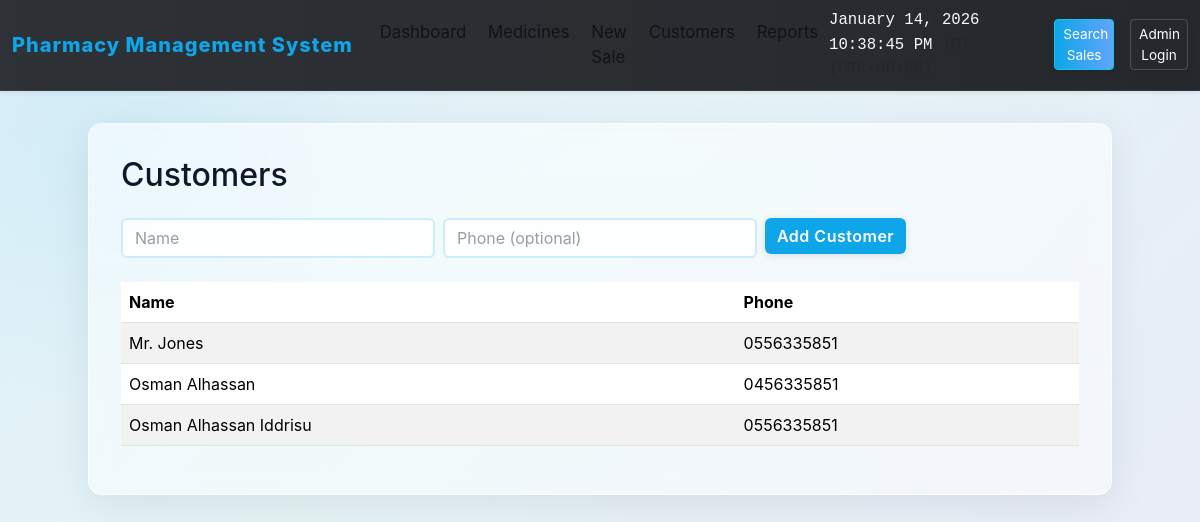
Page /customers on the committed database.
### models.py (models this page shows)
class Customer(db.Model):
    id = db.Column(db.Integer, primary_key=True)
    name = db.Column(db.String(120), nullable=False)
    phone = db.Column(db.String(30))

### app.py (the view, shortened to what this page needs)
    @app.route('/customers', methods=['GET', 'POST'])
    def customers():
        customers = Customer.query.order_by(Customer.name).all()
        return render_template('customers.html', customers=customers)

### templates/customers.html (shortened to what this page needs)
{% extends 'base.html' %}
{% block content %}
  <div class="d-flex justify-content-between align-items-center mb-3">
    <h2>Customers</h2>
  </div>
  <form method="post" class="mb-4">
    <div class="row g-2">
      <div class="col-md-4">
        <input class="form-control" name="name" placeholder="Name" required>
      </div>
      <div class="col-md-4">
        <input class="form-control" name="phone" placeholder="Phone (optional)">
      </div>
      <div class="col-md-4">
        <button class="btn btn-primary">Add Customer</button>
      </div>
    </div>
  </form>
  <table class="table table-striped">
    <thead><tr><th>Name</th><th>Phone</th></tr></thead>
    <tbody>
      {% for c in customers %}
        <tr><td>{{c.name}}</td><td>{{c.phone or '—'}}</td></tr>
      {% endfor %}
    </tbody>
  </table>
{% endblock %}

### static/animations.css (style rules this page uses)
.btn { position: relative; overflow: hidden; transition: all 0.2s cubic-bezier(0.34, 1.56, 0.64, 1); box-shadow: 0 2px 8px rgba(0, 0, 0, 0.1); }
.btn::before { content: ''; position: absolute; top: 50%; left: 50%; width: 0; height: 0; border-radius: 50%; background: rgba(255, 255, 255, 0.5); transform: translate(-50%, -50%); pointer-events: none; }
.btn-primary { background: linear-gradient(135deg, #0ea5e9 0%, #0284c7 100%); border: none; font-weight: 600; letter-spacing: 0.5px; }
table tbody tr { animation: fadeInUp 0.5s ease-out backwards; }
table tbody tr:nth-child(1) { animation-delay: 0.05s; }
table tbody tr:nth-child(2) { animation-delay: 0.1s; }
table tbody tr:nth-child(3) { animation-delay: 0.15s; }
.form-control, .form-select { transition: all 0.3s cubic-bezier(0.4, 0, 0.2, 1); border: 2px solid rgba(14, 165, 233, 0.2); background: rgba(255, 255, 255, 0.8); }
.form-control::placeholder { opacity: 0.6; transition: opacity 0.3s; }

### templates/base.html (style rules this page uses)
:root { --primary-blue: #0ea5e9; --accent-green: #16a34a; --danger-red: #ef4444; --glass-white: rgba(255,255,255,0.75); --glass-border: rgba(255,255,255,0.6); --muted: rgba(0,0,0,0.6); }
html,body { height:100%; }
body { background: linear-gradient(135deg, rgba(14,165,233,0.12) 0%, rgba(16,185,129,0.06) 40%, rgba(239,68,68,0.04) 100%), radial-gradient( circle at 10% 20%, rgba(14,165,233,0.06), transparent 20%), linear-gradient(120deg, #f8fafc 0%, #eaf2ff 100%); min-height: 100vh; font-family: -apple-system, BlinkMacSystemFont, 'Segoe UI', Roboto, 'Helvetica Neue', Arial; color: #0f172a; }
.btn-primary { background:var(--primary-blue);border-color:transparent;color:#fff }
table { background:transparent }
.table-striped>tbody>tr:nth-of-type(odd) { background:rgba(15,23,42,0.02) }

### rows in the picture
Customer: name "Mr. Jones", phone "0556335851"
Customer: name "Osman Alhassan", phone "0456335851"
Customer: name "Osman Alhassan Iddrisu", phone "0556335851"
